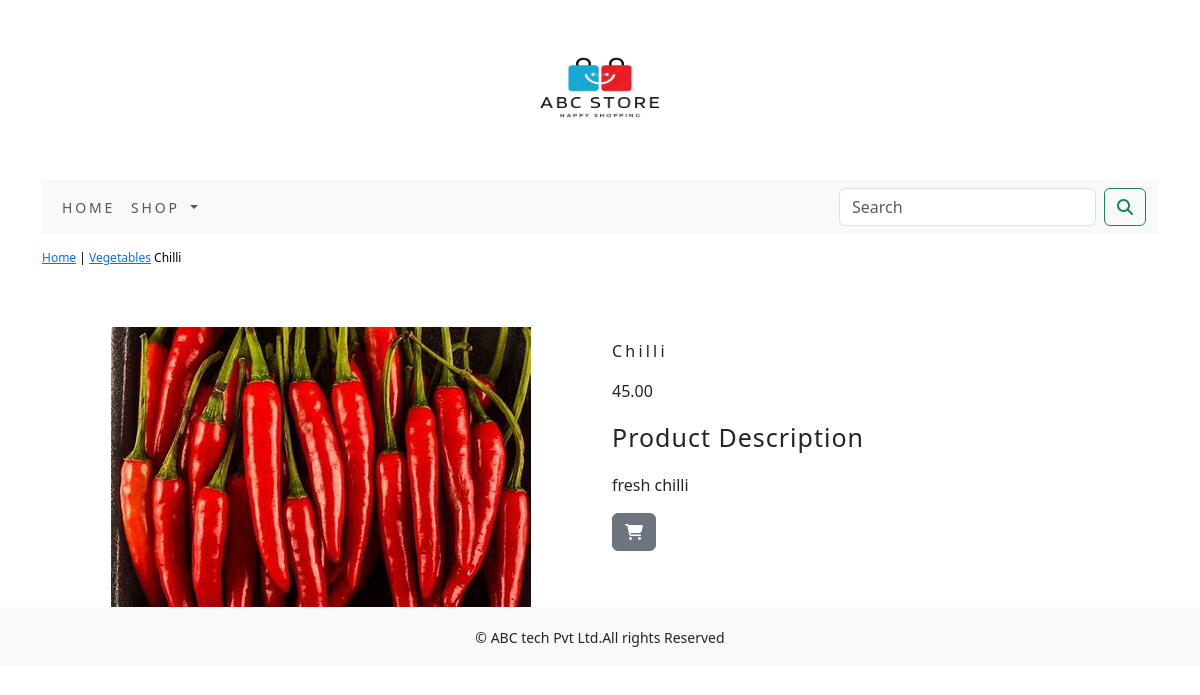
The page /shop/vegetables/chilli/ on the database its author committed.
### shop/models.py (models this page shows, shortened)
class Product(models.Model):
    name = models.CharField(max_length=250, unique=True)
    slug = models.SlugField(max_length=250, unique=True)
    description=models.TextField(blank=True)
    price=models.DecimalField(max_digits=10,decimal_places=2)
    category=models.ForeignKey(Category,on_delete=models.CASCADE)
    image=models.ImageField(upload_to='product' ,blank=True)
    stock=models.IntegerField()
    available=models.BooleanField(default=True)
    created=models.DateTimeField(auto_now_add=True)
    updated=models.DateTimeField(auto_now=True)
    class Meta:
        ordering=('name',)
        verbose_name='product'
        verbose_name_plural='products'

class Category(models.Model):
    name=models.CharField(max_length=250,unique=True)
    slug=models.SlugField(max_length=250,unique=True)
    description=models.TextField(blank=True)
    image=models.ImageField(upload_to='category',blank=True)
    class Meta:
        ordering=('name',)
        verbose_name='category'
        verbose_name_plural='categories'
    def get_url(self):
        return reverse('shop:product_by_category',args=[self.slug])
    def __str__(self):
        return '{}'.format(self.name)

### shop/views.py (the view)
# urls.py: path('<slug:c_slug>/<slug:product_slug>/', views.proDetail, name='prodCatDetail')
def proDetail(request,c_slug,product_slug):
    try:
        product = Product.objects.get(category__slug=c_slug,slug=product_slug)
    except Exception as e:
        raise e
    return render(request,'product.html',{'product':product})

### cart/context_processors.py (called while the page is built)
def counter(request):
    item_count=0
    if 'admin' in request.path:
        return {}
    else:
        try:
            cart=Cart.objects.filter(cart_id=_cart_id(request))
            car_items=CartItem.objects.all().filter(cart=cart[:1])
            for cart_item in car_items:
                item_count += cart_item.quantity
        except Cart.DoesNotExist:
            item_count=0
    return dict(item_count=item_count)

### cart/views.py (called while the page is built)
def _cart_id(request):
    cart=request.session.session_key
    if not cart:
        cart=request.session.create()
    return cart

### shop/context_processors.py (called while the page is built)
def menu_links(request):
    links=Category.objects.all()
    return dict(links=links)

### templates/product.html (shortened to what this page needs)
{% extends 'base.html' %}
{% load static %}
{% block content %}
    <div class="row my_prod_row_class">
        <div class="mx_auto">
            <p><a href="{% url 'shop:allProdCat' %}">Home</a> | <a href="{{product.category.get_url}}">{{product.category}}</a> {{product.name}} </p>
        </div>
    </div>
    <div class="container">
        <br>
        <div class="row">
            <div class="col-12 col-sm-12 col-md-6 text-center">
                <div style="min-width: 18rem;">
                    <img src="{{product.image.url}}" alt="{{product.name}}">
                </div>
            </div>
            <div class="col-12 col-sm-12 col-md-6">
                <div>
                    <h1 class="my_prod_title">{{ product.name}}</h1>
                    <p>{{ product.price }}</p>
                    <p class="my_title"> Product Description </p>
                    <p class="text-justify my_prod_text">{{ product.description }}</p>
                    {% if product.stock <= 0 %}
                        <p class="text-justify my_prod_text"><b>Out of stock</b></p>
                    {% else %}
                        <a class="btn btn-secondary" href="{% url 'cart:add_cart' product.id %}"><i class="fa-solid fa-cart-shopping"></i></a>
                    {% endif %}
                </div>
            </div>
        </div>
    </div>
{% endblock %}

### static/css/custom.css (style rules this page uses)
body { font-family: 'Roboto', sans-serif; }
.my_title { font-size:25px; text_transform:uppercase; letter-spacing: 1px; }
.my_prod_row_class { padding-top:15px; padding-bottom:20px; }
.my_prod_row_class .mx_auto { color:#000; font-size:12px; text-decoration:none; }
.my_prod_title { font-size:16px; text_transform:uppercase; letter-spacing:.2em; padding-top:15px; padding-bottom:10px; }

### rows shown on the page
Product: category "Vegetables", name "Chilli", image (picture), price "45.00", description "fresh chilli"
